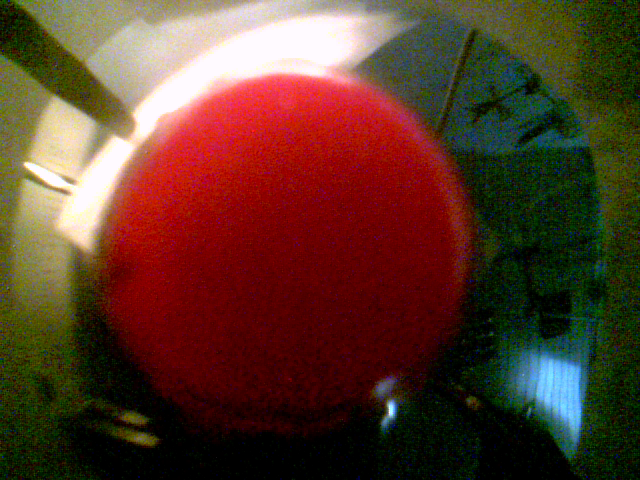
%> input picture data/membrana0000.bmp, 640 x 480 px; its folder holds only this picture in this run
$ octave circleDetector.m   (GNU Octave 9; MATLAB toolbox functions it lacks are replaced by stand-ins)
%> lines starting %> are read from the running program, lines starting %| are printed output that depends on the picture; in (x1, y1, x2, y2) boxes, pixels count from 0 and x2, y2 are one past the last pixel; in counts of white or black regions, pixels touching at a corner belong together; the program's own positions count from 1
%% RESET
clc;
clear all;

%% LOAD DATA
imageFolder = 'C:\Users\matsk\OneDrive\Pulpit\Notes\VI_SEMESTER\AO\Labs\Lab2\data';

imageFiles = dir(fullfile(imageFolder, '*.bmp'));
numImages = length(imageFiles);
images = cell(1, numImages);

for k = 1:numImages
    filename = fullfile(imageFolder, imageFiles(k).name);
    images{k} = imread(filename);
end

%% CONVERT TO HSV

fhsvImg = cell(numImages, 1);
hue = cell(numImages, 1);
sat = cell(numImages, 1);
val = cell(numImages, 1);

for k = 1:numImages
    fhsvImg{k} = rgb2hsv(images{k});
    hue{k} = fhsvImg{k}(:,:,1);
    sat{k} = fhsvImg{k}(:,:,2);
    val{k} = fhsvImg{k}(:,:,3);
end
%> after the loop, fhsvImg = 1 item; hue = 1 item; sat = 1 item; val = 1 item

%% DETECT RED REGION & MEASURE AREA

redMask = cell(numImages, 1);       % combined masks
cleanMask = cell(numImages, 1);     % cleaned binary masks
areaPixels = zeros(numImages, 1);   % area values

for k = 1:numImages
    % threshold
    redMask1 = (hue{k} >= 0.0 & hue{k} <= 0.05) & sat{k} > 0.35 & val{k} > 0.15;
    redMask2 = (hue{k} >= 0.95 & hue{k} <= 1.0) & sat{k} > 0.35 & val{k} > 0.15;
    redMask{k} = redMask1 | redMask2;

    % fill the holes
    maskFilled = imfill(redMask{k}, 'holes');
    maskCleaned = bwareaopen(maskFilled, 100);
    cleanMask{k} = maskCleaned;

    % measure area in pixels
    areaPixels(k) = sum(maskCleaned(:));
end
%> this loop made 1 pass
%> pass 1, `redMask1 = (hue{k} >= 0.0 & hue{k} <= 0.05) & sat{k} > 0.35 & val{k} >..`:
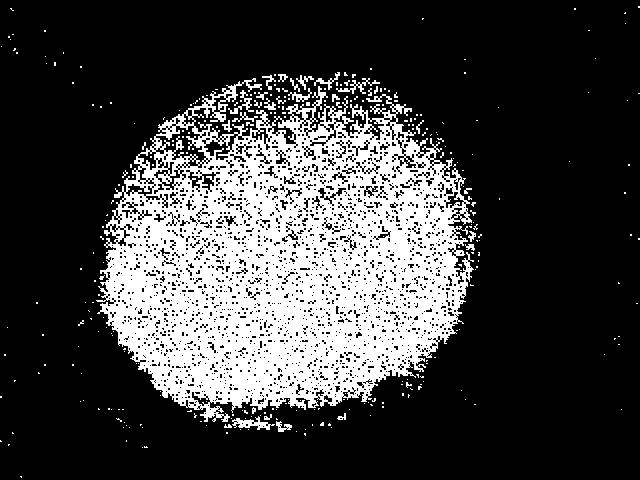
%> redMask1: size 480x640 logical; 25.5% white; 303 white regions (273 under 20 px), largest, box (x1, y1, x2, y2) and area: (96, 78, 474, 422) 75486, (232, 416, 275, 430) 255, (336, 78, 380, 94) 180
%> pass 1, `redMask2 = (hue{k} >= 0.95 & hue{k} <= 1.0) & sat{k} > 0.35 & val{k} >..`:
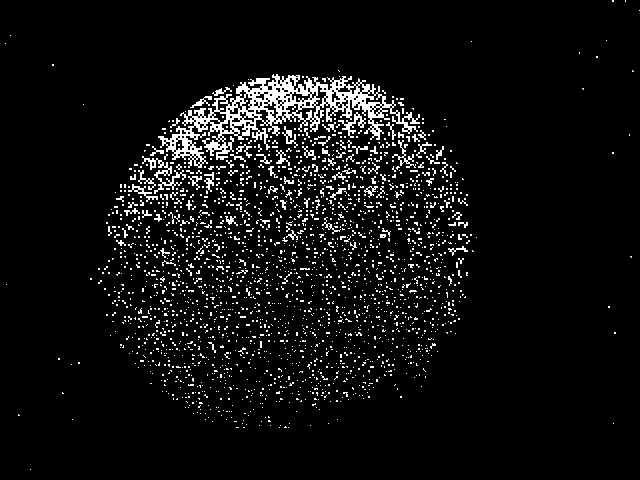
%> redMask2: size 480x640 logical; 6.1% white in thin lines or dots
%> pass 1, `maskCleaned = bwareaopen(maskFilled, 100);`:
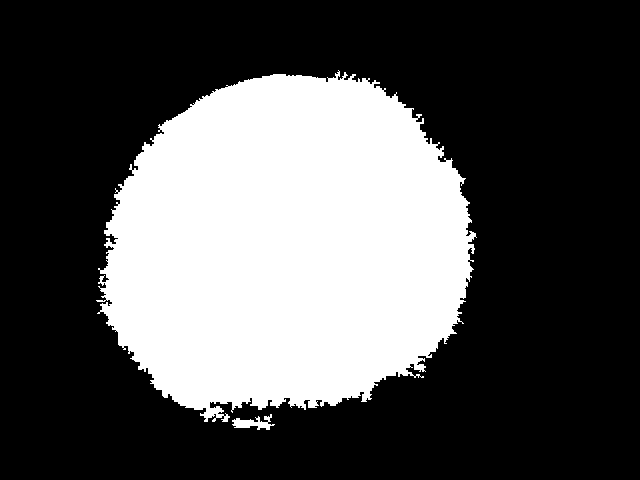
%> maskCleaned: size 480x640 logical; 32.5% white; 2 white regions, box (x1, y1, x2, y2) and area: (96, 70, 477, 422) 99629, (232, 414, 275, 430) 325
%> after the loop, cleanMask = 1 item; redMask = 1 item

%% SHOWING RESULTS

for k = 1:numImages
    figure('Name', ['Image ', num2str(k)], 'NumberTitle', 'off');

    % original img
    subplot(1,2,1);
    imshow(images{k});
    title('Original');

    % overlayed img
    subplot(1,2,2);
    imshow(images{k});
    hold on;

    % blue overlay
    blueOverlay = cat(3, zeros(size(cleanMask{k})), zeros(size(cleanMask{k})), ones(size(cleanMask{k})));
    h = imshow(blueOverlay);
    set(h, 'AlphaData', 0.4 * cleanMask{k});

    title(['Overlayed (Blue Mask) — Area: ', num2str(areaPixels(k)), ' px']);
    hold off;
end
%> this loop made 1 pass
%> pass 1, `blueOverlay = cat(3, zeros(size(cleanMask{k})), zeros(size(cleanMask{k..`:
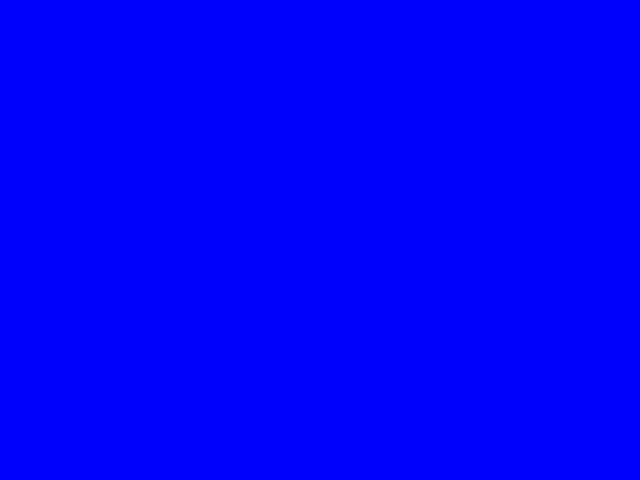
%> blueOverlay: size 480x640x3 double; mean R, G, B 0, 0, 1

%% SAVE RESULTS

imageNames = {imageFiles.name}';
resultTable = table(imageNames, areaPixels, 'VariableNames', {'Filename', 'RedAreaPixels'});
%> resultTable = {RedAreaPixels 99954}
disp(resultTable);


%% BAR CHART

figure;
bar(resultTable.RedAreaPixels, 'FaceColor', [0.2 0.6 1]);
xticks(1:height(resultTable));
xticklabels(resultTable.Filename);
xtickangle(45);
ylabel('Red Area [pixels]');
xlabel('Image Filename');
title('Red-Filled Circle Area per Image');
grid on;
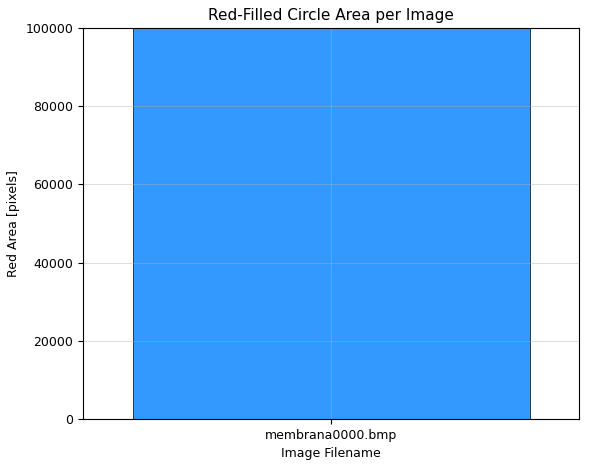
%> figure redrawn from the program's plot data

%% LINE PLOT

figure;
plot(resultTable.RedAreaPixels, '-o', 'LineWidth', 2, 'Color', [0.1 0.4 0.8]);
xticks(1:height(resultTable));
xticklabels(resultTable.Filename);
xtickangle(45);
ylabel('Red Area [pixels]');
xlabel('Image Filename');
title('Trend of Red Area across Images');
grid on;
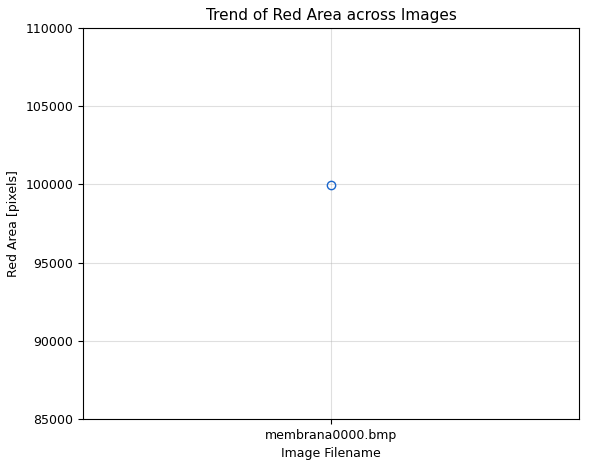
%> figure redrawn from the program's plot data

%% PIE CHART

figure;
pie(resultTable.RedAreaPixels, resultTable.Filename);
title('Proportional Red Area per Image');
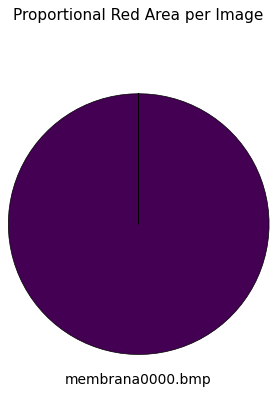
%> figure redrawn from the program's plot data

$ run again, on data/membrana0004.bmp
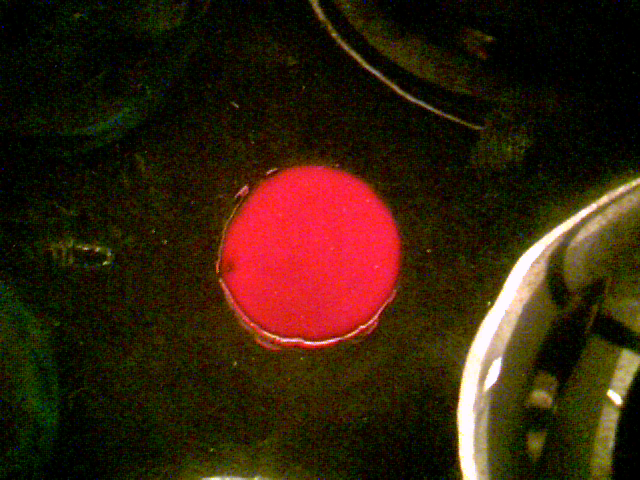
%> input picture data/membrana0004.bmp, 640 x 480 px
%> after the loop `for k = 1:numImages`: fhsvImg = 1 item
%> the loop `for k = 1:numImages` made 1 pass
%> pass 1, `redMask1 = (hue{k} >= 0.0 & hue{k} <= 0.05) & sat{k} > 0.35 & val{k} >..`:
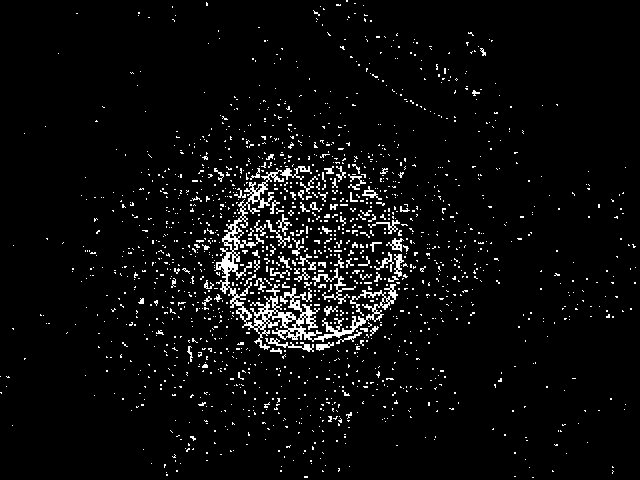
%> redMask1: size 480x640 logical; 4.6% white in thin lines or dots
%> resultTable = {RedAreaPixels 26791}
%> `grid on;`:
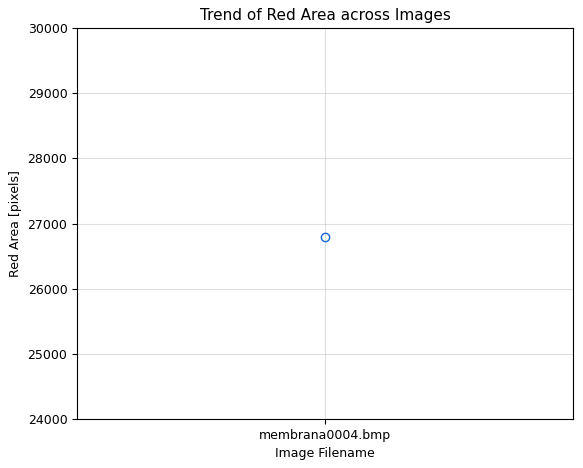
%> figure redrawn from the program's plot data

$ run again, on data/membrana0005.bmp
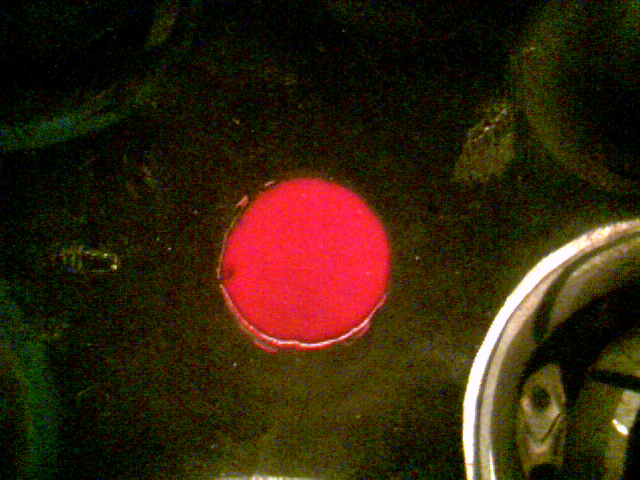
%> input picture data/membrana0005.bmp, 640 x 480 px
%> after the loop `for k = 1:numImages`: fhsvImg = 1 item
%> the loop `for k = 1:numImages` made 1 pass
%> pass 1, `redMask1 = (hue{k} >= 0.0 & hue{k} <= 0.05) & sat{k} > 0.35 & val{k} >..`:
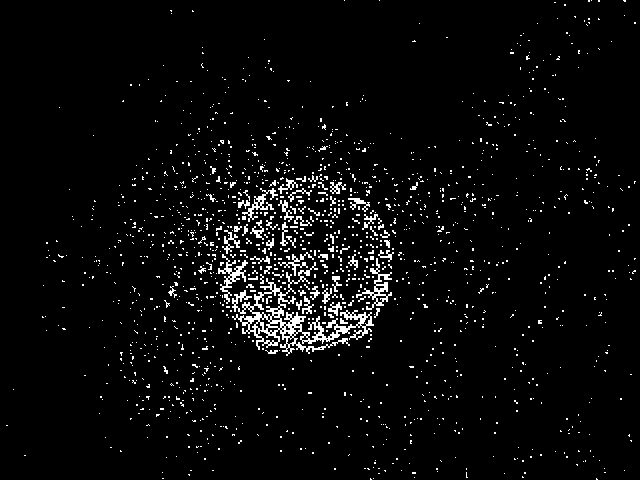
%> redMask1: size 480x640 logical; 3.9% white in thin lines or dots
%> resultTable = {RedAreaPixels 23470}
%> `grid on;`:
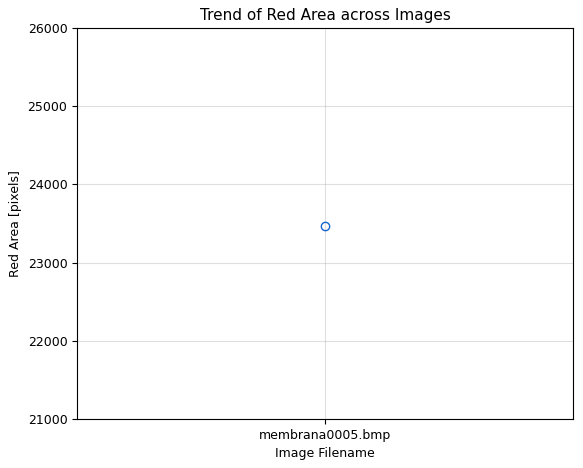
%> figure redrawn from the program's plot data

$ run again, on data/membrana0006.bmp
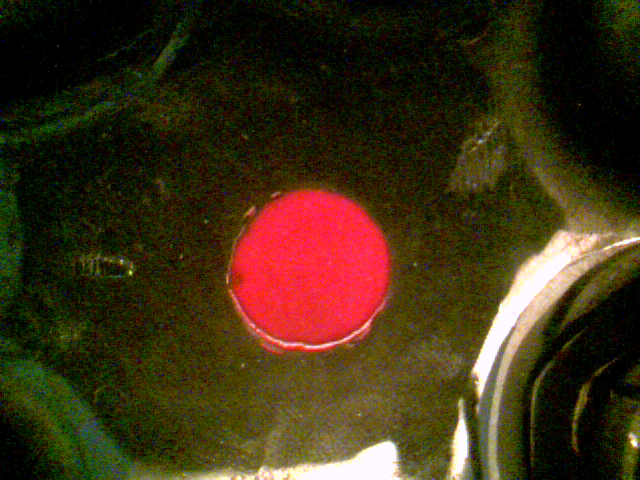
%> input picture data/membrana0006.bmp, 640 x 480 px
%> after the loop `for k = 1:numImages`: fhsvImg = 1 item
%> resultTable = {RedAreaPixels 21190}
%> `grid on;`:
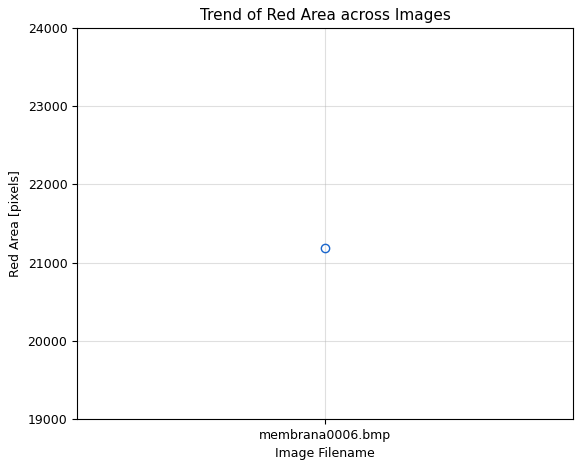
%> figure redrawn from the program's plot data
